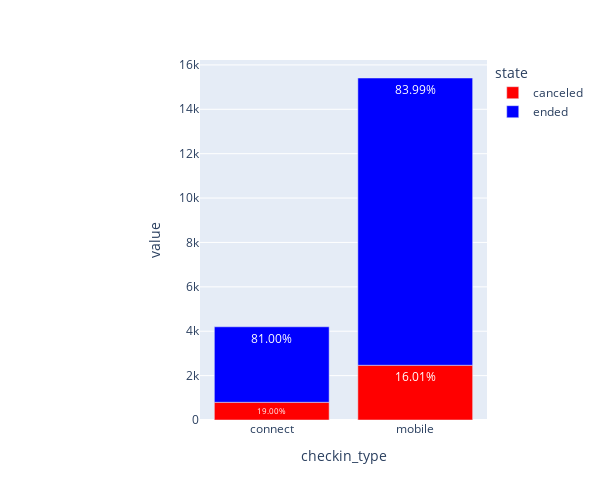

Notebook source saved alongside this figure:
### Markdown cell above
### 1-Comparison on state between mobile and connect rental

### Code cell
df_g = df_delay.groupby(['checkin_type', 'state'], group_keys=True).size().reset_index()
df_g['percentage'] = df_delay.groupby(['checkin_type', 'state'], group_keys=True).size().groupby(level=0, group_keys=True).apply(lambda x: 100 * x / float(x.sum())).values
df_g.columns = ['checkin_type', 'state', 'Counts', 'Percentage']
fig = px.bar(df_g, x='checkin_type', y=['Counts'], color='state', text=df_g['Percentage'].apply(lambda x: '{0:1.2f}%'.format(x)), color_discrete_map={'ended': 'blue','canceled': 'red'})
fig.update_layout(showlegend = True, margin = {'l': 200}, width=600, height=500)
fig.show()

### Figure 1 — Plotly figure (JSON) as saved in the notebook; plotly's stock layout.template omitted (floating-point values rounded to 4 significant figures)
{"data": [{"alignmentgroup": "True", "hovertemplate": "state=canceled<br>checkin_type=%{x}<br>value=%{y}<br>text=%{text}<extra></extra>", "legendgroup": "canceled", "marker": {"color": "red", "pattern": {"shape": ""}}, "name": "canceled", "offsetgroup": "canceled", "orientation": "v", "showlegend": true, "text": ["19.00%", "16.01%"], "textposition": "auto", "type": "bar", "x": ["connect", "mobile"], "xaxis": "x", "y": [798, 2467], "yaxis": "y"}, {"alignmentgroup": "True", "hovertemplate": "state=ended<br>checkin_type=%{x}<br>value=%{y}<br>text=%{text}<extra></extra>", "legendgroup": "ended", "marker": {"color": "blue", "pattern": {"shape": ""}}, "name": "ended", "offsetgroup": "ended", "orientation": "v", "showlegend": true, "text": ["81.00%", "83.99%"], "textposition": "auto", "type": "bar", "x": ["connect", "mobile"], "xaxis": "x", "y": [3402, 12943], "yaxis": "y"}], "layout": {"barmode": "relative", "height": 500, "legend": {"title": {"text": "state"}, "tracegroupgap": 0}, "margin": {"l": 200, "t": 60}, "showlegend": true, "width": 600, "xaxis": {"anchor": "y", "autorange": true, "domain": [0, 1], "range": [-0.5, 1.5], "title": {"text": "checkin_type"}, "type": "category"}, "yaxis": {"anchor": "x", "autorange": true, "domain": [0, 1], "range": [0, 16220.0], "title": {"text": "value"}, "type": "linear"}}}
